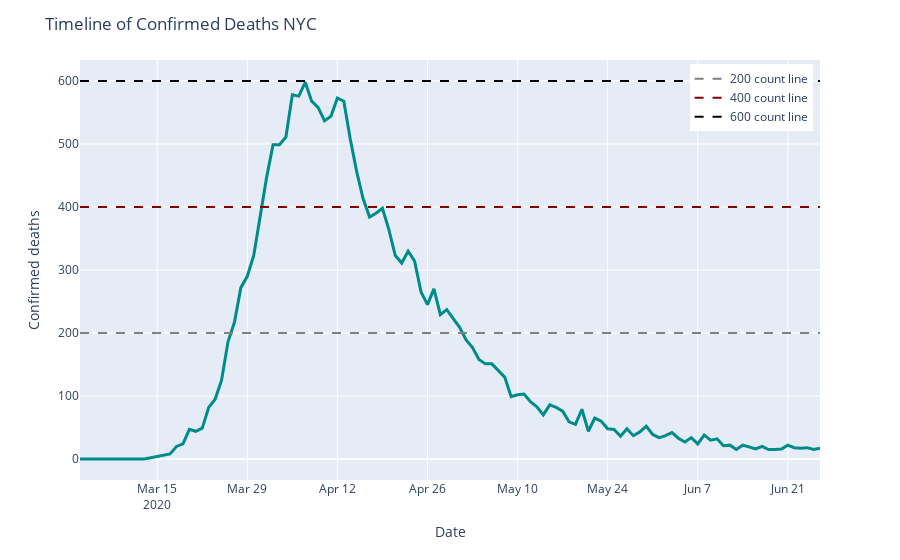

This figure's notebook cell:
### Code cell
plot_by_date(df_final, "Timeline of Confirmed Deaths NYC")
